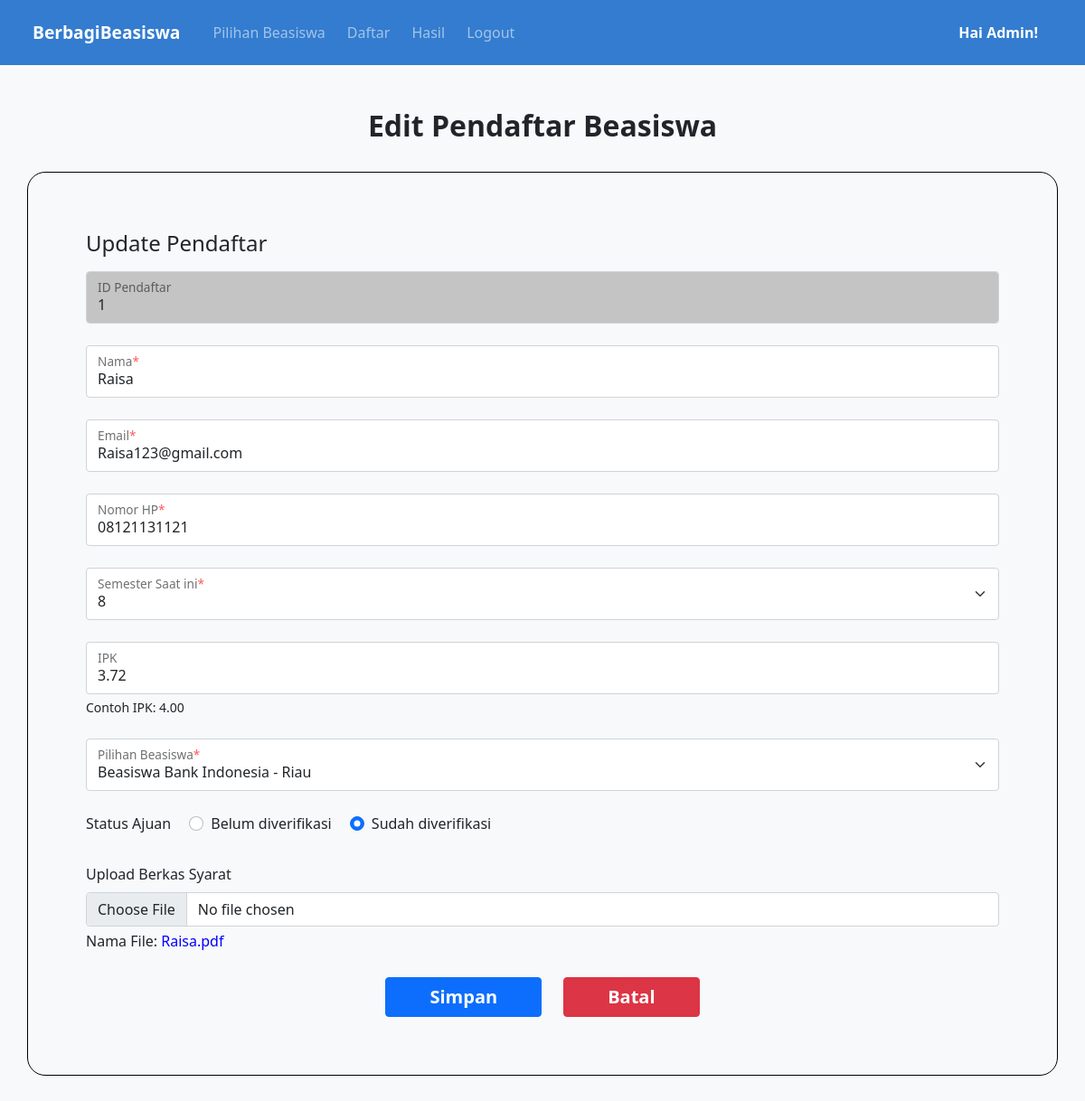
Screenshot of /index.php?p=edit-beasiswa&id_pendaftar=1 (signed in) with the database file from the repository.
### tables this page shows
CREATE TABLE `tbdaftar` (
  `id_pendaftar` int(11) NOT NULL,
  `nama` varchar(255) DEFAULT NULL,
  `email` varchar(255) DEFAULT NULL,
  `no_hp` varchar(15) DEFAULT NULL,
  `semester` int(1) DEFAULT NULL,
  `ipk` float DEFAULT NULL,
  `beasiswa` varchar(30) DEFAULT NULL,
  `berkas` varchar(255) DEFAULT NULL,
  `status_ajuan` varchar(30) DEFAULT NULL
);

### views/edit-beasiswa.php (the view, shortened to what this page needs)
<?php
    $id_pendaftar = $_GET['id_pendaftar'];
    $q_tampil_data = mysqli_query($db, "SELECT * FROM tbdaftar WHERE id_pendaftar='$id_pendaftar'");
    $data = mysqli_fetch_array($q_tampil_data);
?>
<h2 class="text-center fw-bold p-4">Edit Pendaftar Beasiswa</h2>
<div class="container p-3" style="border: 1px solid black; border-radius: 20px">
    <form class="color-black mx-2 my-5 mx-sm-0 mx-md-5" action="controller/edit-beasiswa-proses.php" method="post" enctype="multipart/form-data">
        <h4 class="text-start mb-3">Update Pendaftar</h4>
        <div class="form-floating mb-4">
            <input type="text" value="<?php echo $data['id_pendaftar']; ?>" class="form-control" style="background-color: #c4c4c4;" name="id_pendaftar" id="id_pendaftar" placeholder="ID Pendaftar" readonly/>
            <label class="form-label">ID Pendaftar</label>
        </div>
        <div class="form-floating mb-4">
            <input type="text" value="<?php echo $data['nama']; ?>" class="form-control" name="nama" id="nama" placeholder="Nama" required/>
            <label class="form-label">Nama<span style="color:red">*</span></label>
        </div>
        <div class="form-floating mb-4">
            <input type="email" value="<?php echo $data['email']; ?>" class="form-control" name="email" id="email" placeholder="Email" required/>
            <label class="form-label">Email<span style="color:red">*</span></label>
        </div>
        <div class="form-floating mb-4">
            <input type="number" value="<?php echo $data['no_hp']; ?>" class="form-control" name="no_hp" id="no_hp" placeholder="Nomor HP" required/>
            <label class="form-label">Nomor HP<span style="color:red">*</span></label>
        </div>
        <div class="form-floating mb-4">
            <select class="form-select" name="semester" id="semester" aria-label="Semester Saat Ini" required>
                <option <?php echo $data['semester']; ?> selected><?php echo $data['semester']; ?></option>
            </select>
            <label class="form-label">Semester Saat ini<span style="color:red">*</span></label>
        </div>
        <div class="form-floating mb-4">
            <input type="number" value="<?php echo $data['ipk']; ?>" class="form-control" name="ipk" id="ipk" step="0.01" max="4.00" min="0.01" placeholder="0.00" onKeyPress="if(this.value.length==4) return false;" required/>
            <label class="form-label">IPK</label>
            <p class="lead mt-1" style="font-size: 14px;">Contoh IPK: 4.00</p>
        </div>
        <div class="form-floating mb-4">
            <select class="form-select" name="beasiswa" id="beasiswa" aria-label="Pilihan Beasiswa" required >
                <option value="<?php echo $data['beasiswa']; ?>" selected><?php echo $data['beasiswa']; ?></option>
            </select>
            <label class="form-label">Pilihan Beasiswa<span style="color:red">*</span></label>
        </div>
        <div class="mb-4">
            <label class="form-label me-3">Status Ajuan</label>
            <?php
                if ($data['status_ajuan'] == 'Belum diverifikasi'){
                    echo '
                    <div class="form-check form-check-inline">
                        <input class="form-check-input" type="radio" name="status_ajuan" id="status_ajuan" value="Belum diverifikasi" checked/>
                    <label class="form-check-label">Belum diverifikasi</label>
                    </div>
                    <div class="form-check form-check-inline">
                        <input class="form-check-input" type="radio" name="status_ajuan" id="status_ajuan" value="Sudah diverifikasi" />
                        <label class="form-check-label">Sudah diverifikasi</label>
                    </div>
                    ';
                } else {
                    echo '
                    <div class="form-check form-check-inline">
                        <input class="form-check-input" type="radio" name="status_ajuan" id="status_ajuan" value="Belum diverifikasi" />
                        <label class="form-check-label">Belum diverifikasi</label>
                    </div>
                    <div class="form-check form-check-inline">
                        <input class="form-check-input" type="radio" name="status_ajuan" id="status_ajuan" value="Sudah diverifikasi" checked/>
                        <label class="form-check-label">Sudah diverifikasi</label>
                    </div>
                    ';
                }
            ?>
        </div>
        <div class="mb-4">
            <label class="form-label">Upload Berkas Syarat</label>
            <input class="form-control" type="file" accept="application/pdf, image/jpeg, application/zip" name="berkas" id="berkas">
            <p class="lead mt-1" style="font-size:16px;">Nama File: <label for="berkas" style="color: blue;" ><?php if (empty($data['berkas'])) echo 'no-berkas.jpg' ?><?php if (!empty($data['berkas'])) echo $data['berkas'] ?></label></p>
        </div>
        <div class="d-grid gap-2 d-sm-flex justify-content-sm-center my-2 pt-1">
            <button type="submit" name="simpan" id="btn-simpan" class="btn btn-primary fs-5 px-5 fw-bold my-2 my-sm-0 me-sm-3" tabindex="-1" onclick="return confirm('Apakah anda yakin dengan perubahan data ini?')">Simpan</button>
            <a href="index.php?p=hasil-beasiswa" class="btn btn-danger fs-5 px-5 fw-bold" tabindex="-1">Batal</a>
        </div>
    </form>
</div>

### rows the page displays
tbdaftar: id_pendaftar "1", nama "Raisa", email "Raisa123@gmail.com", no_hp "08121131121", semester "8", ipk "3.72", beasiswa "Beasiswa Bank Indonesia - Riau", berkas "Raisa.pdf"

### other values shown
$nama "Admin"
